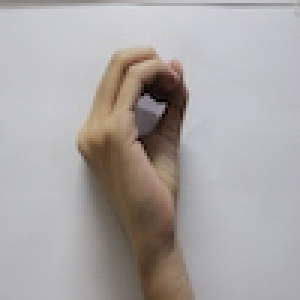
#> input picture Dataset/0/IMG_1249.JPG, 100 x 100 px (shown 3 times larger); its folder holds only this picture in this run
$ jupyter execute --allow-errors umap.ipynb   (shell and % lines are left out)
#> lines starting #> are read from the running program, lines starting #| are printed output that depends on the picture
[cell 1]
import glob
import numpy as np
import matplotlib.pyplot as plt
from PIL import Image, ImageEnhance
import sklearn.manifold
import sklearn.datasets
import sklearn.cluster
import umap
#Voy a manejar un dataset con imagenes correspondientes a dígitos en lenguaje de señas particionado en carpetas de
#acuerdo al dígito correspondiente
files_val = glob.glob('./Dataset/*/*.JPG')
datos=len(files_val)
siz=30
Data=np.zeros((datos,siz*siz))
target=np.zeros(datos)
count=0
images=[]
#Función para calcular el brillo
def calculate_brightness(image):
    greyscale_image = image.convert('L')
    histogram = greyscale_image.histogram()
    pixels = sum(histogram)
    brightness = scale = len(histogram)

    for index in range(0, scale):
        ratio = histogram[index] / pixels
        brightness += ratio * (-scale + index)

    return 1 if brightness == 255 else brightness / scale
#Leo los datos por carpetas y asigno el target correspondiente
for i in range(10):
    files_val = glob.glob('./Dataset/'+str(i)+'/*.JPG')
    for names in files_val:
        im=Image.open(names)
#> im is the input picture: PIL image 100x100 RGB; mean R, G, B 170.5, 165.7, 164.7
        out=(im.convert('L')).resize((siz,siz))
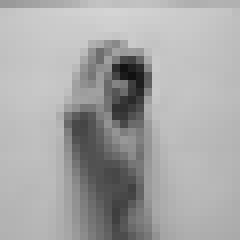
#> out: PIL image 30x30 L (shown 8 times larger); min 17, max 212, mean 167.1
        #Aqui voy a incluir una parte para tratar de normalizar el brillo
        enhancer = ImageEnhance.Brightness(out)
        images.append(enhancer.enhance(0.9/calculate_brightness(out)))
#> in calculate_brightness, `histogram = greyscale_image.histogram()`: histogram = 256 values, max 35 at index 196, min 0 at index 0, mean 3.52
#> in calculate_brightness, `pixels = sum(histogram)`: pixels = 900
#> in calculate_brightness, `brightness = scale = len(histogram)`: brightness = 256
#> the loop in calculate_brightness, `for index in range(0, scale):` made 256 passes
#> (ratio, brightness) on passes 1 to 3: (0, 256), (0, 256), (0, 256)
#> after the loop in calculate_brightness, `for index in range(0, scale):`: brightness = 167.1
        Data[count,:]=(np.array(out).reshape((-1,1)).T).astype(float)
        target[count]=i
        count=count+1
#> pass 2 of the loop `for i in range(10):`:
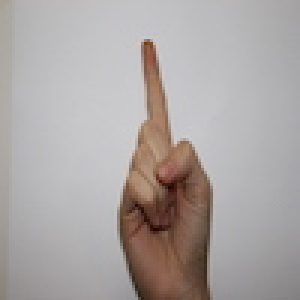
#> input picture Dataset/1/IMG_1129.JPG, 100 x 100 px (shown 3 times larger)
#> im is the input picture: PIL image 100x100 RGB; mean R, G, B 171.6, 165.4, 163.6
#> `out=(im.convert('L')).resize((siz,siz))`:
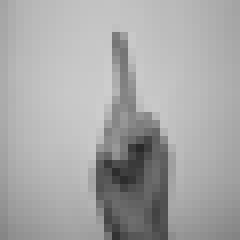
#> out: PIL image 30x30 L (shown 8 times larger); min 41, max 205, mean 167
#> the loop in calculate_brightness (call 2), `for index in range(0, scale):` made 256 passes
#Luego de un amplio barrido noté que las mejore metricas correspondian a correlation y minkowski
#> (the rest of this cell did not finish here and is left out)
